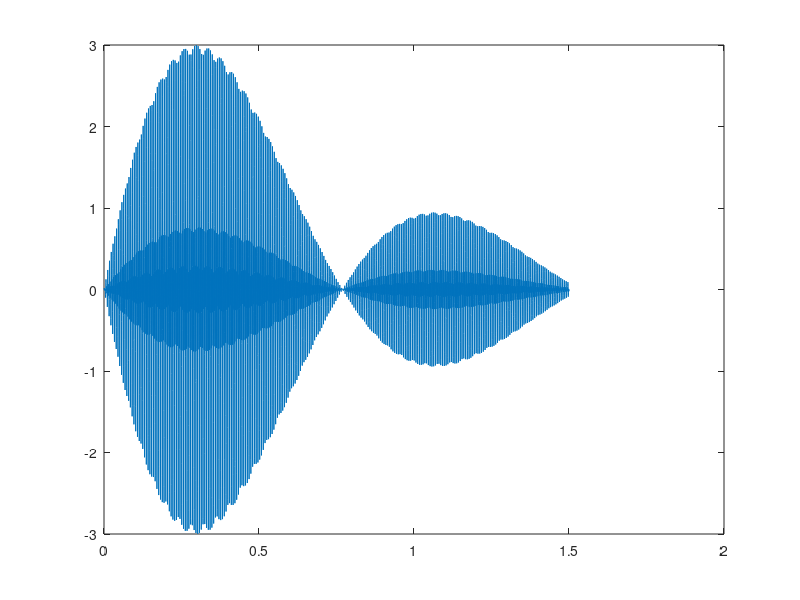

Here is the MATLAB script that generated this plot:
% Model of a blue whale's call

%% Create the time base for the signal.
fs = 4000;
t = 0:(1/fs):1.5;

%% Set the fundamental frequency of the call.
f0 = 175;

%% Create the harmonics.
y0 = sin(2*pi*f0*t) + sin(2*pi*2*f0*t) + sin(2*pi*3*f0*t);

%% Create the envelope
% Set the additional parameters in the model.
A0 = 2; % Initial amplitude.
B  = 1.5; % Amplitude decay rate.
fm = 0.65; % Frequency of the modulating envelope.
% Create the envelope
A  = A0*exp(-B*t).*sin(2*pi*fm*t);

%% Create the call.
call = A.*y0;

%% Plot the model call and listen to it.
figure
plot(t,call)
soundsc(call,fs)